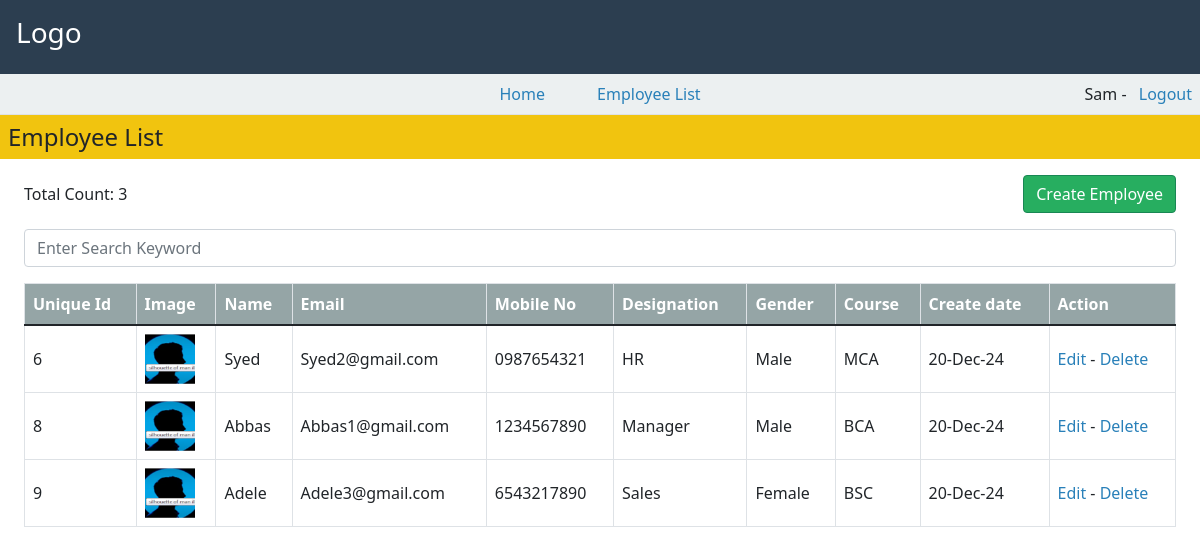
Screenshot of /employee/list/ (signed in) with the database file from the repository.
### employees/models.py (models this page shows, shortened)
class Employee(models.Model):
    DESIGNATION_CHOICES = [
        ('HR', 'HR'),
        ('Manager', 'Manager'),
        ('Sales', 'Sales'),
    ]
    COURSE_CHOICES = [
        ('MCA', 'MCA'),
        ('BCA', 'BCA'),
        ('BSC', 'BSC'),
    ]
    GENDER_CHOICES = [
        ('Male', 'Male'),
        ('Female', 'Female'),
    ]
    id = models.AutoField(primary_key=True)
    image = models.ImageField(upload_to='employee_images/', null=True, blank=True)
    name = models.CharField(max_length=100)
    email = models.EmailField(unique=True)
    mobile = models.CharField(max_length=10)
    designation = models.CharField(max_length=20, choices=DESIGNATION_CHOICES)
    gender = models.CharField(max_length=10, choices=GENDER_CHOICES)
    course = models.CharField(max_length=5, choices=COURSE_CHOICES)
    created_date = models.DateField(auto_now_add=True)
    class Meta:
        ordering = ['-created_date']

### employees/views.py (the view)
# urls.py: path('employee/list/', views.employee_list, name='employee_list'),
@login_required
def employee_list(request):
    employees = Employee.objects.all()
    return render(request, 'employees/employee_list.html', {'employees': employees})

### employees/templates/employees/employee_list.html (shortened to what this page needs)
{% extends 'base.html' %}
{% block content %}
<div class="container-fluid p-0">
    <div class="bg-dark text-white p-3">
        <h3>Logo</h3>
    </div>
    <div class="nav-wrapper bg-light p-2 border-bottom">
        <div class="d-flex justify-content-between align-items-center">
            <div class="nav-links">
                <a href="{% url 'dashboard' %}" class="text-decoration-none text-dark me-5">Home</a>
                <a href="{% url 'employee_list' %}" class="text-decoration-none text-dark">Employee List</a>
            </div>
            <div style="width: 200px; text-align: right;">
                <span class="me-2">{{ request.user.username }} -</span>
                <a href="{% url 'logout' %}" class="text-decoration-none text-danger">Logout</a>
            </div>
        </div>
    </div>
    <div class="bg-warning p-2">
        <h4 class="m-0">Employee List</h4>
    </div>
    <div class="container-fluid mt-3 px-4">
        <div class="d-flex justify-content-between align-items-center mb-3">
            <div>Total Count: {{ employees.count }}</div>
            <div>
                <a href="{% url 'employee_create' %}" class="btn btn-success">Create Employee</a>
            </div>
        </div>
        <div class="row mb-3">
            <div class="col">
                <input type="text" id="searchInput" class="form-control" placeholder="Enter Search Keyword">
            </div>
        </div>
        <div class="table-responsive">
            <table class="table table-bordered">
                <thead>
                    <tr>
                        <th>Unique Id</th>
                        <th>Image</th>
                        <th>Name</th>
                        <th>Email</th>
                        <th>Mobile No</th>
                        <th>Designation</th>
                        <th>Gender</th>
                        <th>Course</th>
                        <th>Create date</th>
                        <th>Action</th>
                    </tr>
                </thead>
                <tbody>
                    {% for employee in employees %}
                    <tr>
                        <td>{{ employee.id }}</td>
                        <td>
                            {% if employee.image %}
                                <img src="{{ employee.image.url }}" alt="{{ employee.name }}" style="width: 50px; height: 50px; object-fit: cover;">
                            {% endif %}
                        </td>
                        <td>{{ employee.name }}</td>
                        <td>{{ employee.email }}</td>
                        <td>{{ employee.mobile }}</td>
                        <td>{{ employee.get_designation_display }}</td>
                        <td>{{ employee.gender }}</td>
                        <td>{{ employee.course }}</td>
                        <td>{{ employee.created_date|date:"d-M-y" }}</td>
                        <td>
                            <a href="{% url 'employee_edit' employee.id %}" class="text-decoration-none">Edit</a>
                            -
                            <a href="#" onclick="deleteEmployee({{ employee.id }})" class="text-decoration-none text-danger">Delete</a>
                        </td>
                    </tr>
                    {% endfor %}
                </tbody>
            </table>
        </div>
    </div>
</div>
{% endblock %}

### templates/base.html (shortened to what this page needs)
{% load static %}
<!DOCTYPE html>
<html lang="en">
<head>
    <link href="https://cdn.jsdelivr.net/npm/bootstrap@5.1.3/dist/css/bootstrap.min.css" rel="stylesheet">
    <link rel="stylesheet" href="https://cdn.jsdelivr.net/npm/bootstrap-icons@1.7.2/font/bootstrap-icons.css">
    <link rel="stylesheet" href="{% static 'css/style.css' %}">
</head>
<body>
    {% block content %}
    {% endblock %}
</body>
</html>

### static/css/style.css (style rules this page uses)
.bg-dark { background-color: #2c3e50 !important; }
.bg-warning { background-color: #f1c40f !important; }
.nav-wrapper { background-color: #ecf0f1 !important; }
.text-decoration-none { color: #2980b9 !important; }
.btn-success { background-color: #27ae60 !important; }
.table th { background-color: #95a5a6 !important; color: white; }

### templates/base.html (style rules this page uses)
body { margin: 0; padding: 0; }

### employees/templates/employees/employee_list.html (style rules this page uses)
.table th { background-color: #f8f9fa; }
.table td, .table th { vertical-align: middle; }

### rows the page displays
Employee: id "6", image (picture), name "Syed", email "Syed2@gmail.com", mobile "0987654321", designation "HR", gender "Male", course "MCA", created_date "20-Dec-24"
Employee: id "8", image (picture), name "Abbas", email "Abbas1@gmail.com", mobile "1234567890", designation "Manager", gender "Male", course "BCA", created_date "20-Dec-24"
Employee: id "9", image (picture), name "Adele", email "Adele3@gmail.com", mobile "6543217890", designation "Sales", gender "Female", course "BSC", created_date "20-Dec-24"

### other values shown
{{ request.user.username }} "Sam"
{{ employees.count }} "3"
